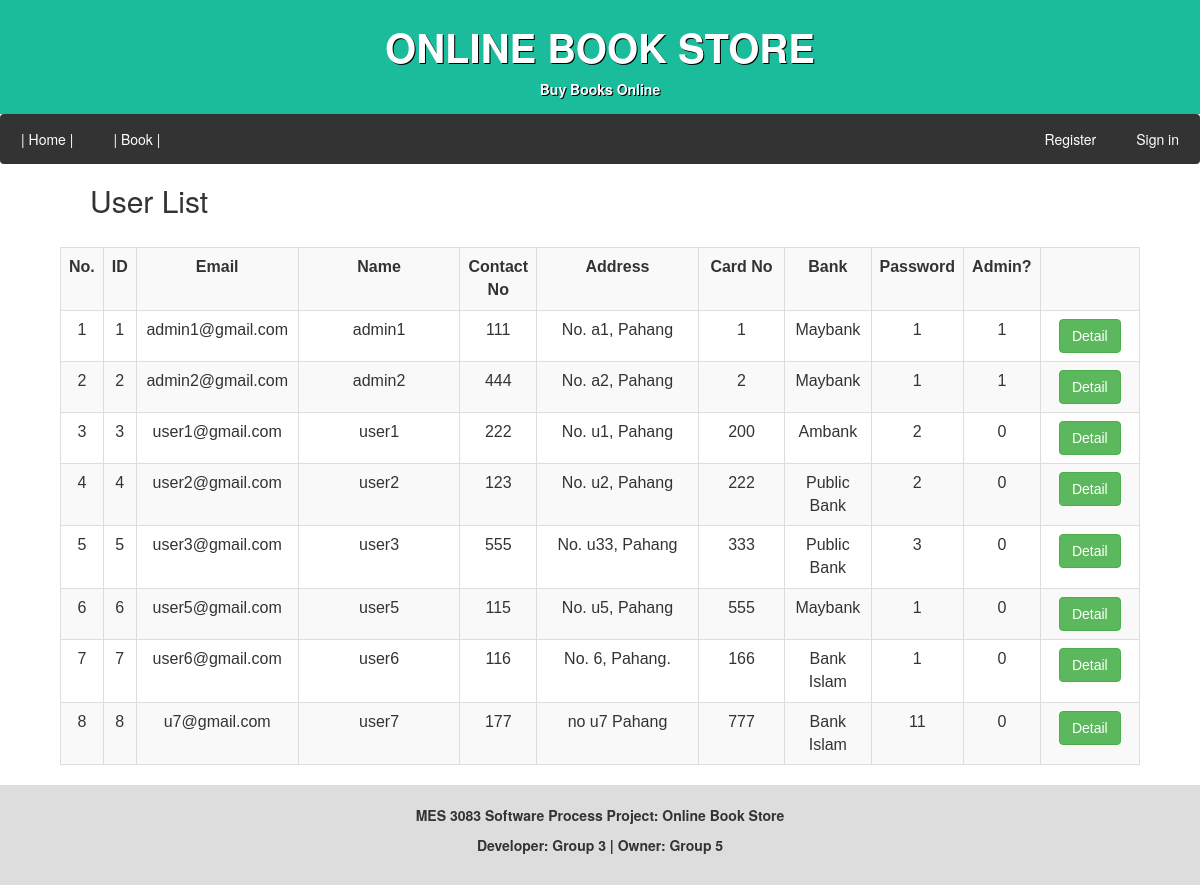
Screenshot of /user_list.php with the database file from the repository.
### tables this page shows
CREATE TABLE `user` (
  `user_id` int(12) NOT NULL,
  `Email` varchar(100) NOT NULL,
  `user_name` varchar(100) NOT NULL,
  `contact_no` int(11) NOT NULL,
  `address` varchar(255) NOT NULL,
  `password` varchar(20) NOT NULL,
  `admin` int(2) NOT NULL,
  `credit_card_no` int(12) NOT NULL,
  `bank` varchar(20) NOT NULL
);

### user_list.php (the view, shortened to what this page needs)
<link rel="stylesheet" href="https://maxcdn.bootstrapcdn.com/bootstrap/3.4.1/css/bootstrap.min.css">
<?php
include('conn.php');
include 'header.php';
$sql = "SELECT * FROM user;";
$result = $mysqli->query($sql);
$contents = array();
while($row = $result->fetch_object())
{
	array_push($contents,$row);
}
?>
<html>
    <head>
    </head>
    <body>
    <h2  style="margin:10px 90px">User List</h2>
	<div>
    <center>
        <table class="table table-hover table-striped" style='width:90%'>
            <tr>
                <th style="width:3%"><center>No.</th>
                <th style="width:3%"><center>ID</th>
                <th style="width:15%"><center>Email</th>
                <th style="width:15%"><center>Name</th>
				<th style="width:5%"><center>Contact No</th>
				<th style="width:15%"><center>Address</th>
				<th style="width:8%"><center>Card No</center></th>
                <th style="width:8%"><center>Bank</th>
				<th style="width:7%"><center>Password</th>
				<th style="width:2%"><center>Admin?</center></th>
                <th/>
            </tr>
            <?php
            $n = 0;
            foreach($contents as $content){
                $n+=1;?>
                <form method=POST action='action_page.php'>
                <tr>
                    <td><center><?php echo $n; ?></center></td>
					<td><center><?php echo $content->user_id; ?></td>
					<td><center><?php echo $content->Email; ?></td>
					<td><center><?php echo $content->user_name; ?></td>
					<td><center><?php echo $content->contact_no; ?></td>
					<td><center><?php echo $content->address; ?></center></td>
                    <td><center><?php echo $content->credit_card_no?></center></td>
                    <td><center><?php echo $content->bank; ?></center></td>
					<td><center><?php echo $content->password; ?></center></td>
					<td><center><?php echo $content->admin; ?></center></td>
                    <td>
                    <center>
                        <button class='btn btn-success' name='update' type="submit" formaction='update.php'>Detail</button>
                    </center>
                    </td>
                </tr>
                </form>
            <?php }
            if($n == 0)echo "<td/><td/><td/><td/><td/><td/><td/><td/><td/><td/>";?>
        </table>
    </center>
    <?php include 'footer.php'; ?>
    </body>
</html>

### header.php (shortened to what this page needs)
<link rel="stylesheet" href="./css/listpage.css">
<link rel="stylesheet" href="https://maxcdn.bootstrapcdn.com/bootstrap/3.4.1/css/bootstrap.min.css">
    <div class="header" style='padding: 5px 80px;'>
        <h1 style='font-weight: bold; text-shadow: 1px 1px black'>ONLINE BOOK STORE</h1>
        <p style='font-weight: bold; text-shadow: 1px 1px black'>Buy Books Online</p>
    </div>
<div class="navbar">
    <a href="home.php">| Home |</a>
	<a href="book_list.php">| Book |</a>
    <?php
    if(isset($_SESSION["role"])){
        if($_SESSION["role"]=='admin'){
            echo '<a href="admin_addbook.php">| Add Book |</a>';
			echo '<a href="user_list.php">| User List |</a>';
			echo '<a href="admin_order_list.php">| Order List |</a>';
        }
        elseif($_SESSION["role"]=='user'){
            echo '<a href="my_cart.php">| My Cart |</a>';
			echo '<a href="update.php">| My Profile |</a>';
        }
        echo '<a href="action_page.php?logout=1" class="right">Logout</a>';
    }
    else{
        echo '<a href="login.php" class="right">Sign in</a>';
        echo '<a href="register.php" class="right">Register</a>';
    }
    ?>
</div>

### footer.php
<div class="footer">
      <p><b> MES 3083 Software Process Project: Online Book Store </b></p>
      <p><b> Developer: Group 3  |  Owner: Group 5 </b><p>
</div>

### css/listpage.css (style rules this page uses)
table { font-family: arial, sans-serif; border-collapse: collapse; width: 100%; }
td, th { border: 1px solid #dddddd; text-align: left; padding: 8px; }
* { box-sizing: border-box; }
body { font-family: Arial, Helvetica, sans-serif; margin: 0; }
.header { padding: 80px; text-align: center; background: #1abc9c; color: white; }
.header h1 { font-size: 40px; }
.navbar { overflow: hidden; background-color: #333; }
.navbar a { float: left; display: block; color: white; text-align: center; padding: 14px 20px; text-decoration: none; }
.navbar a.right { float: right; }
.footer { padding: 20px; text-align: center; background: #ddd; }

### rows the page displays
user: user_id "1", Email "admin1@gmail.com", user_name "admin1", contact_no "111", address "No. a1, Pahang", credit_card_no "1", bank "Maybank", password "1", admin "1"
user: user_id "2", Email "admin2@gmail.com", user_name "admin2", contact_no "444", address "No. a2, Pahang", credit_card_no "2", bank "Maybank", password "1", admin "1"
user: user_id "3", Email "user1@gmail.com", user_name "user1", contact_no "222", address "No. u1, Pahang", credit_card_no "200", bank "Ambank", password "2", admin "0"
user: user_id "4", Email "user2@gmail.com", user_name "user2", contact_no "123", address "No. u2, Pahang", credit_card_no "222", bank "Public Bank", password "2", admin "0"
user: user_id "5", Email "user3@gmail.com", user_name "user3", contact_no "555", address "No. u33, Pahang", credit_card_no "333", bank "Public Bank", password "3", admin "0"
user: user_id "6", Email "user5@gmail.com", user_name "user5", contact_no "115", address "No. u5, Pahang", credit_card_no "555", bank "Maybank", password "1", admin "0"
user: user_id "7", Email "user6@gmail.com", user_name "user6", contact_no "116", address "No. 6, Pahang.", credit_card_no "166", bank "Bank Islam", password "1", admin "0"
user: user_id "8", Email "u7@gmail.com", user_name "user7", contact_no "177", address "no u7 Pahang", credit_card_no "777", bank "Bank Islam", password "11", admin "0"
